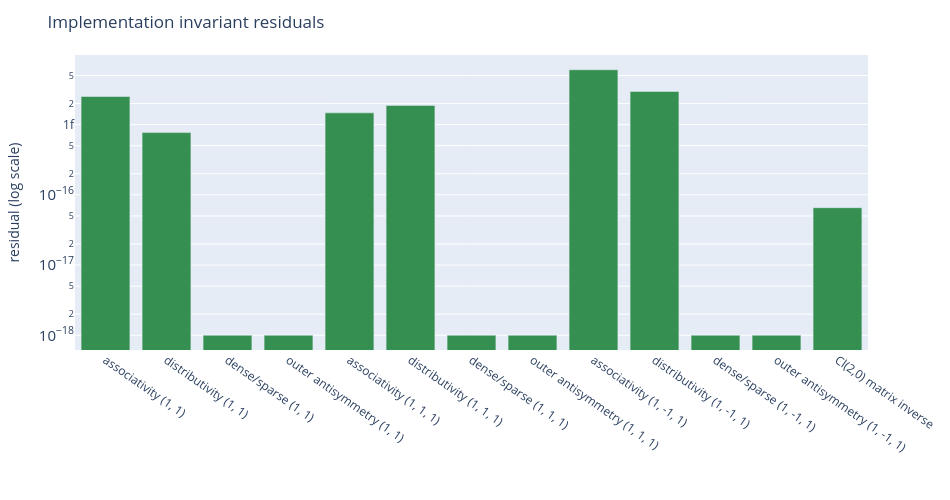

The notebook cell saved with this chart:
### Markdown cell above
## Testing Strategy

Implementation chapters need tests that are more structural than example-based. A few hand-computed products are useful, but they do not protect the whole algebra. Better tests ask whether the implementation preserves identities that must hold across many random inputs and signatures.

The cell below checks associativity of the geometric product, distributivity, agreement between dense and sparse products, anti-symmetry of the vector outer product, matrix-representation preservation, and inverse residuals in Cl(2,0). These are not a complete production test suite, but they are the right shape: each test is tied to an algebraic invariant rather than to a fragile display value.

The important habit is to test each layer. Basis-blade product tables should be checked independently. Dense and sparse encodings should agree. Matrix representations should be verified against the coordinate engine. Nonlinear algorithms should report residuals, not just return values. Application code should assert geometric invariants such as incidence, normalization, or distance preservation.

### Code cell
test_rows = []
for signature in [(1, 1), (1, 1, 1), (1, -1, 1)]:
    algebra = OrthonormalAlgebra(signature)
    a_rand = rng.normal(size=algebra.size)
    b_rand = rng.normal(size=algebra.size)
    c_rand = rng.normal(size=algebra.size)
    assoc = np.linalg.norm(
        algebra.dense_product(algebra.dense_product(a_rand, b_rand), c_rand)
        - algebra.dense_product(a_rand, algebra.dense_product(b_rand, c_rand))
    )
    distrib = np.linalg.norm(
        algebra.dense_product(a_rand, b_rand + c_rand)
        - algebra.dense_product(a_rand, b_rand)
        - algebra.dense_product(a_rand, c_rand)
    )
    sparse = np.linalg.norm(
        algebra.dense_product(a_rand, b_rand)
        - algebra.sparse_to_dense(
            algebra.sparse_product(algebra.dense_to_sparse(a_rand), algebra.dense_to_sparse(b_rand))
        )
    )
    v = algebra.vector(rng.normal(size=algebra.dimension))
    w = algebra.vector(rng.normal(size=algebra.dimension))
    outer_antisymmetry = np.linalg.norm(algebra.outer_product(v, w) + algebra.outer_product(w, v))
    test_rows.extend(
        [
            {"test": f"associativity {signature}", "residual": float(assoc)},
            {"test": f"distributivity {signature}", "residual": float(distrib)},
            {"test": f"dense/sparse {signature}", "residual": float(sparse)},
            {"test": f"outer antisymmetry {signature}", "residual": float(outer_antisymmetry)},
        ]
    )

inverse_candidate = np.array([1.2, 0.2, -0.1, 0.35])
inverse = ga2_inverse_via_matrix(inverse_candidate)
inverse_residual = np.linalg.norm(ga2.dense_product(inverse_candidate, inverse) - ga2.scalar(1.0))
test_rows.append({"test": "Cl(2,0) matrix inverse", "residual": float(inverse_residual)})

with ARTIFACTS["test_residuals_json"].open("w", encoding="utf-8") as handle:
    json.dump(test_rows, handle, indent=2)

fig_tests = go.Figure(
    data=[
        go.Bar(
            x=[row["test"] for row in test_rows],
            y=[max(row["residual"], 1e-18) for row in test_rows],
            marker={"color": COLORS["green"]},
        )
    ]
)
fig_tests.update_layout(
    title="Implementation invariant residuals",
    width=950,
    height=500,
    yaxis={"title": "residual (log scale)", "type": "log"},
    xaxis={"tickangle": 35},
    margin={"l": 75, "r": 20, "t": 55, "b": 150},
)
fig_tests.write_html(ARTIFACTS["test_residuals_html"], include_plotlyjs="cdn")

max_residual = max(row["residual"] for row in test_rows)
print("max residual:", max_residual)
assert max_residual < 1e-10
fig_tests

### Figure 1 — Plotly figure (JSON) as saved in the notebook; plotly's stock layout.template omitted (floating-point values rounded to 4 significant figures)
{"data": [{"marker": {"color": "#348f50"}, "type": "bar", "x": ["associativity (1, 1)", "distributivity (1, 1)", "dense/sparse (1, 1)", "outer antisymmetry (1, 1)", "associativity (1, 1, 1)", "distributivity (1, 1, 1)", "dense/sparse (1, 1, 1)", "outer antisymmetry (1, 1, 1)", "associativity (1, -1, 1)", "distributivity (1, -1, 1)", "dense/sparse (1, -1, 1)", "outer antisymmetry (1, -1, 1)", "Cl(2,0) matrix inverse"], "y": [2.512e-15, 7.692e-16, 1e-18, 1e-18, 1.469e-15, 1.875e-15, 1e-18, 1e-18, 6.04e-15, 2.965e-15, 1e-18, 1e-18, 6.546e-17]}], "layout": {"height": 500, "margin": {"b": 150, "l": 75, "r": 20, "t": 55}, "title": {"text": "Implementation invariant residuals"}, "width": 950, "xaxis": {"tickangle": 35}, "yaxis": {"title": {"text": "residual (log scale)"}, "type": "log"}}}
